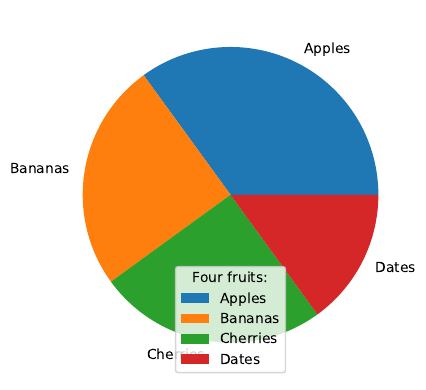

Write Python code to recreate this figure.
import matplotlib.pyplot as plt
import numpy as np

y = np.array([35, 25, 25, 15])
mylabels = ["Apples", "Bananas", "Cherries", "Dates"]

plt.pie(y,labels = mylabels)

plt.legend(title = "Four fruits:")

plt.savefig("Python-Plot.pdf", format = "pdf", bbox_inches = "tight")

plt.show()